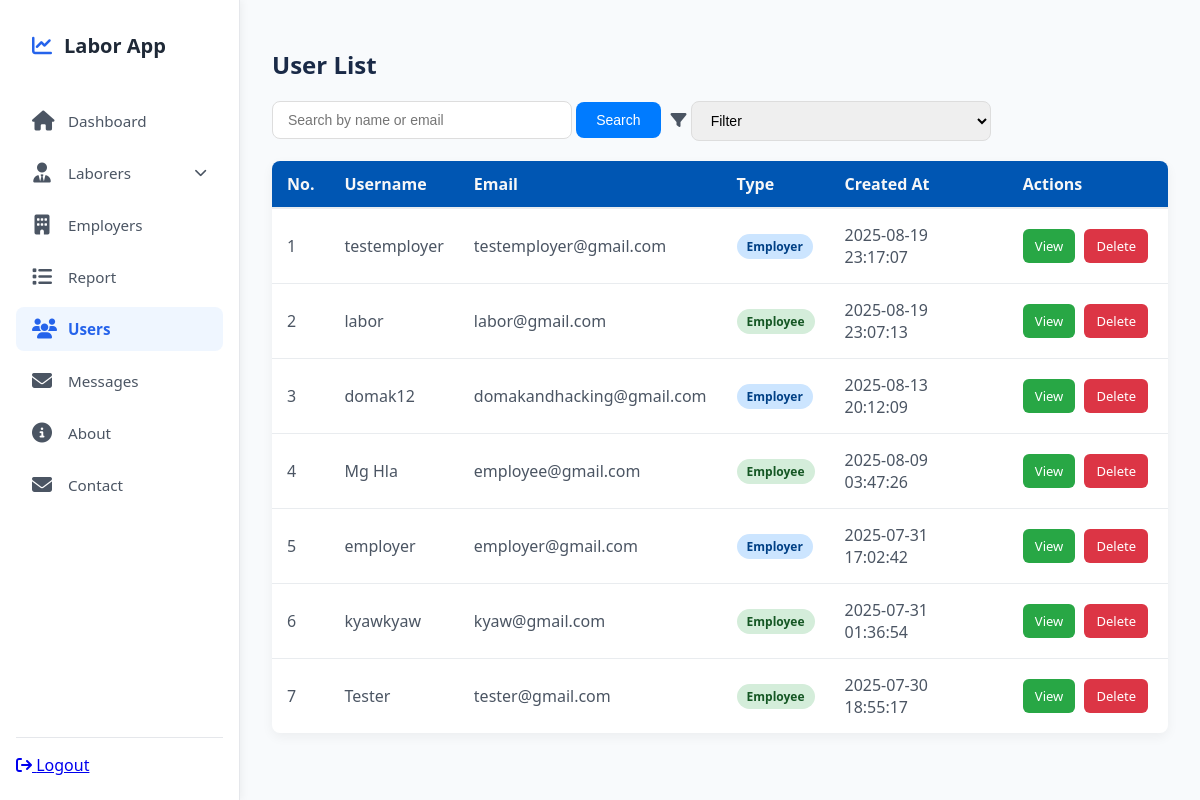
Page /admin?vr=users (signed in) on the earlier database version.
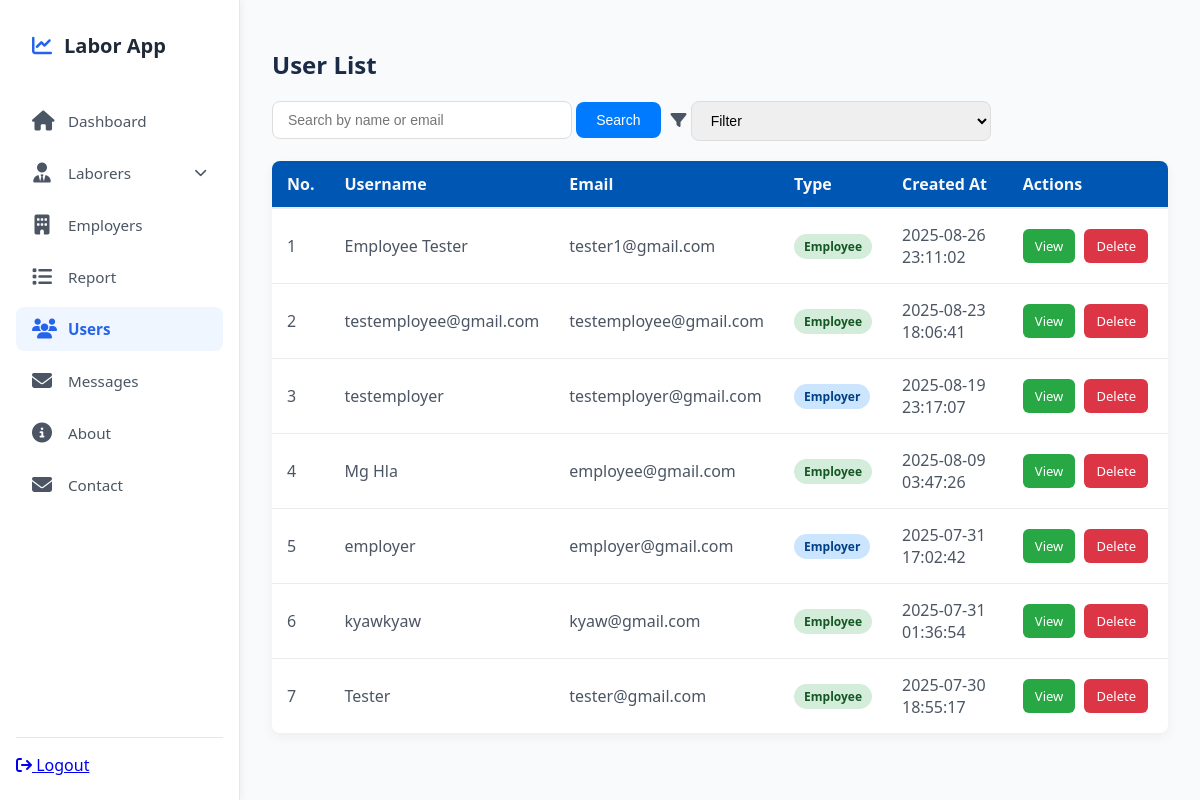
Same page on the later database version.
### tables this page shows
CREATE TABLE `users` (
  `id` int(11) NOT NULL,
  `username` varchar(100) NOT NULL,
  `email` varchar(255) NOT NULL,
  `password` varchar(200) NOT NULL,
  `type` enum('employer','employee') NOT NULL,
  `created_at` datetime NOT NULL DEFAULT current_timestamp()
);

### admin/views/users/User.php (called while the page is built, shortened)
<?php
class User extends Connection
{
    private $table = "users";
    public function readAll($filter = null)
    {
        $query = parent::$connection->query("SELECT id, username, email, type, created_at FROM $this->table ORDER BY id DESC");
        return $query->fetch_all(MYSQLI_ASSOC);
    }
}

### admin/views/users/index.php (the view, shortened to what this page needs)
<?php
require_once __DIR__ . '/User.php';
$userModel = new User();
$users = isset($_GET['filter']) ? $userModel->readAll($_GET['filter']) : $userModel->readAll();
?>
<div class="user-table-container">
    <h1>User List</h1>
    <div class="search-form">
        <form action="<?= $_SERVER['REQUEST_URI'] ?>" method="GET">
            <input type="text" name="s" placeholder="Search by name or email"
                value="<?= isset($_GET['s']) ? htmlspecialchars($_GET['s']) : '' ?>" />
            <button type="submit">Search</button>
        </form>
        <div class="filter-form">
            <label for="filter"><i class="fas fa-filter"></i></label>
            <select name="filter" id="filter" onchange="doFilter(event)">
                <option disabled selected>
                     Filter
                </option>
            </select>
        </div>
    </div>
    <div class="table-container">
        <table>
            <thead>
                <tr>
                    <th>No.</th>
                    <th>Username</th>
                    <th>Email</th>
                    <th>Type</th>
                    <th>Created At</th>
                    <th>Actions</th>
                </tr>
            </thead>
            <tbody>
                <?php
                $no = 0;
                foreach ($users as $user):
                    $no += 1;
                    ?>
                    <tr>
                        <td><?= $no ?></td>
                        <td><?= htmlspecialchars($user['username']) ?></td>
                        <td><?= htmlspecialchars($user['email']) ?></td>
                        <td class="type-cell">
                            <span class="type-badge type-<?= strtolower($user['type']) ?>">
                                <?= htmlspecialchars($user['type']) ?>
                            </span>
                        </td>
                        <td><?= htmlspecialchars($user['created_at']) ?></td>
                        <td class="actions">
                            <a href="?vr=users&uid=<?= $user['id'] ?>&t=<?= $user['type'] == 'employee' ? 'ee' : 'er' ?>" class="btn view-btn">View</a>
                            <a href="?vr=users&did=<?= $user['id'] ?>" class="btn delete-btn"
                                onclick="return confirm('Are you sure you want to delete this user?')">Delete</a>
                        </td>
                    </tr>
                <?php endforeach; ?>
            </tbody>
        </table>
    </div>
</div>

Differences in the rows shown:
removed users: username "labor", email "labor@gmail.com", type "Employee", created_at "2025-08-19 23:07:13"
removed users: username "domak12", email "domakandhacking@gmail.com", type "Employer", created_at "2025-08-13 20:12:09"
added users: username "Employee Tester", email "tester1@gmail.com", type "Employee", created_at "2025-08-26 23:11:02"
added users: username "testemployee@gmail.com", email "testemployee@gmail.com", type "Employee", created_at "2025-08-23 18:06:41"
